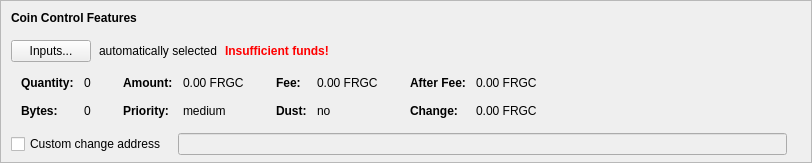
    <widget class="QFrame" name="frameCoinControl">
     <property name="sizePolicy">
      <sizepolicy hsizetype="Expanding" vsizetype="Expanding">
       <horstretch>0</horstretch>
       <verstretch>0</verstretch>
      </sizepolicy>
     </property>
     <property name="maximumSize">
      <size>
       <width>16777215</width>
       <height>16777215</height>
      </size>
     </property>
     <property name="frameShape">
      <enum>QFrame::StyledPanel</enum>
     </property>
     <property name="frameShadow">
      <enum>QFrame::Sunken</enum>
     </property>
     <layout class="QVBoxLayout" name="verticalLayoutCoinControl2">
      <property name="spacing">
       <number>0</number>
      </property>
      <property name="leftMargin">
       <number>0</number>
      </property>
      <property name="topMargin">
       <number>0</number>
      </property>
      <property name="rightMargin">
       <number>0</number>
      </property>
      <property name="bottomMargin">
       <number>6</number>
      </property>
      <item>
       <layout class="QVBoxLayout" name="verticalLayoutCoinControl" stretch="0,0,0,0,1">
        <property name="spacing">
         <number>0</number>
        </property>
        <property name="leftMargin">
         <number>10</number>
        </property>
        <property name="topMargin">
         <number>10</number>
        </property>
        <item>
         <layout class="QHBoxLayout" name="horizontalLayoutCoinControl1">
          <property name="bottomMargin">
           <number>15</number>
          </property>
          <item>
           <widget class="QLabel" name="labelCoinControlFeatures">
            <property name="sizePolicy">
             <sizepolicy hsizetype="Preferred" vsizetype="Maximum">
              <horstretch>0</horstretch>
              <verstretch>0</verstretch>
             </sizepolicy>
            </property>
            <property name="font">
             <font>
              <weight>75</weight>
              <bold>true</bold>
             </font>
            </property>
            <property name="styleSheet">
             <string notr="true">font-weight:bold;</string>
            </property>
            <property name="text">
             <string>Coin Control Features</string>
            </property>
           </widget>
          </item>
         </layout>
        </item>
        <item>
         <layout class="QHBoxLayout" name="horizontalLayoutCoinControl2" stretch="0,0,0,0">
          <property name="spacing">
           <number>8</number>
          </property>
          <property name="bottomMargin">
           <number>10</number>
          </property>
          <item>
           <widget class="QPushButton" name="pushButtonCoinControl">
            <property name="styleSheet">
             <string notr="true"/>
            </property>
            <property name="text">
             <string>Inputs...</string>
            </property>
            <property name="autoDefault">
             <bool>false</bool>
            </property>
           </widget>
          </item>
          <item>
           <widget class="QLabel" name="labelCoinControlAutomaticallySelected">
            <property name="text">
             <string>automatically selected</string>
            </property>
            <property name="margin">
             <number>5</number>
            </property>
           </widget>
          </item>
          <item>
           <widget class="QLabel" name="labelCoinControlInsuffFunds">
            <property name="font">
             <font>
              <weight>75</weight>
              <bold>true</bold>
             </font>
            </property>
            <property name="styleSheet">
             <string notr="true">color:red;font-weight:bold;</string>
            </property>
            <property name="text">
             <string>Insufficient funds!</string>
            </property>
            <property name="margin">
             <number>5</number>
            </property>
           </widget>
          </item>
          <item>
           <spacer name="horizontalSpacerCoinControl">
            <property name="orientation">
             <enum>Qt::Horizontal</enum>
            </property>
            <property name="sizeHint" stdset="0">
             <size>
              <width>40</width>
              <height>1</height>
             </size>
            </property>
           </spacer>
          </item>
         </layout>
        </item>
        <item>
         <widget class="QWidget" name="widgetCoinControl" native="true">
          <property name="sizePolicy">
           <sizepolicy hsizetype="Preferred" vsizetype="Preferred">
            <horstretch>0</horstretch>
            <verstretch>0</verstretch>
           </sizepolicy>
          </property>
          <property name="minimumSize">
           <size>
            <width>0</width>
            <height>0</height>
           </size>
          </property>
          <property name="styleSheet">
           <string notr="true"/>
          </property>
          <layout class="QHBoxLayout" name="horizontalLayoutCoinControl5">
           <property name="leftMargin">
            <number>0</number>
           </property>
           <property name="topMargin">
            <number>0</number>
           </property>
           <property name="rightMargin">
            <number>0</number>
           </property>
           <property name="bottomMargin">
            <number>0</number>
           </property>
           <item>
            <layout class="QHBoxLayout" name="horizontalLayoutCoinControl3" stretch="0,0,0,1">
             <property name="spacing">
              <number>20</number>
             </property>
             <property name="topMargin">
              <number>0</number>
             </property>
             <property name="bottomMargin">
              <number>10</number>
             </property>
             <item>
              <layout class="QFormLayout" name="formLayoutCoinControl1">
               <property name="horizontalSpacing">
                <number>10</number>
               </property>
               <property name="verticalSpacing">
                <number>14</number>
               </property>
               <property name="leftMargin">
                <number>10</number>
               </property>
               <property name="topMargin">
                <number>4</number>
               </property>
               <property name="rightMargin">
                <number>6</number>
               </property>
               <item row="0" column="0">
                <widget class="QLabel" name="labelCoinControlQuantityText">
                 <property name="font">
                  <font>
                   <weight>75</weight>
                   <bold>true</bold>
                  </font>
                 </property>
                 <property name="text">
                  <string>Quantity:</string>
                 </property>
                 <property name="margin">
                  <number>0</number>
                 </property>
                </widget>
               </item>
               <item row="0" column="1">
                <widget class="QLabel" name="labelCoinControlQuantity">
                 <property name="cursor">
                  <cursorShape>IBeamCursor</cursorShape>
                 </property>
                 <property name="contextMenuPolicy">
                  <enum>Qt::ActionsContextMenu</enum>
                 </property>
                 <property name="text">
                  <string notr="true">0</string>
                 </property>
                 <property name="margin">
                  <number>0</number>
                 </property>
                 <property name="textInteractionFlags">
                  <set>Qt::LinksAccessibleByMouse|Qt::TextSelectableByKeyboard|Qt::TextSelectableByMouse</set>
                 </property>
                </widget>
               </item>
               <item row="1" column="0">
                <widget class="QLabel" name="labelCoinControlBytesText">
                 <property name="font">
                  <font>
                   <weight>75</weight>
                   <bold>true</bold>
                  </font>
                 </property>
                 <property name="text">
                  <string>Bytes:</string>
                 </property>
                </widget>
               </item>
               <item row="1" column="1">
                <widget class="QLabel" name="labelCoinControlBytes">
                 <property name="cursor">
                  <cursorShape>IBeamCursor</cursorShape>
                 </property>
                 <property name="contextMenuPolicy">
                  <enum>Qt::ActionsContextMenu</enum>
                 </property>
                 <property name="text">
                  <string notr="true">0</string>
                 </property>
                 <property name="textInteractionFlags">
                  <set>Qt::LinksAccessibleByMouse|Qt::TextSelectableByKeyboard|Qt::TextSelectableByMouse</set>
                 </property>
                </widget>
               </item>
              </layout>
             </item>
             <item>
              <layout class="QFormLayout" name="formLayoutCoinControl2">
               <property name="horizontalSpacing">
                <number>10</number>
               </property>
               <property name="verticalSpacing">
                <number>14</number>
               </property>
               <property name="leftMargin">
                <number>6</number>
               </property>
               <property name="topMargin">
                <number>4</number>
               </property>
               <property name="rightMargin">
                <number>6</number>
               </property>
               <item row="0" column="0">
                <widget class="QLabel" name="labelCoinControlAmountText">
                 <property name="font">
                  <font>
                   <weight>75</weight>
                   <bold>true</bold>
                  </font>
                 </property>
                 <property name="text">
                  <string>Amount:</string>
                 </property>
                 <property name="margin">
                  <number>0</number>
                 </property>
                </widget>
               </item>
               <item row="0" column="1">
                <widget class="QLabel" name="labelCoinControlAmount">
                 <property name="cursor">
                  <cursorShape>IBeamCursor</cursorShape>
                 </property>
                 <property name="contextMenuPolicy">
                  <enum>Qt::ActionsContextMenu</enum>
                 </property>
                 <property name="text">
                  <string notr="true">0.00 FRGC</string>
                 </property>
                 <property name="textInteractionFlags">
                  <set>Qt::LinksAccessibleByMouse|Qt::TextSelectableByKeyboard|Qt::TextSelectableByMouse</set>
                 </property>
                </widget>
               </item>
               <item row="1" column="0">
                <widget class="QLabel" name="labelCoinControlPriorityText">
                 <property name="font">
                  <font>
                   <weight>75</weight>
                   <bold>true</bold>
                  </font>
                 </property>
                 <property name="text">
                  <string>Priority:</string>
                 </property>
                </widget>
               </item>
               <item row="1" column="1">
                <widget class="QLabel" name="labelCoinControlPriority">
                 <property name="cursor">
                  <cursorShape>IBeamCursor</cursorShape>
                 </property>
                 <property name="contextMenuPolicy">
                  <enum>Qt::ActionsContextMenu</enum>
                 </property>
                 <property name="text">
                  <string notr="true">medium</string>
                 </property>
                 <property name="textInteractionFlags">
                  <set>Qt::LinksAccessibleByMouse|Qt::TextSelectableByKeyboard|Qt::TextSelectableByMouse</set>
                 </property>
                </widget>
               </item>
              </layout>
             </item>
             <item>
              <layout class="QFormLayout" name="formLayoutCoinControl3">
               <property name="horizontalSpacing">
                <number>10</number>
               </property>
               <property name="verticalSpacing">
                <number>14</number>
               </property>
               <property name="leftMargin">
                <number>6</number>
               </property>
               <property name="topMargin">
                <number>4</number>
               </property>
               <property name="rightMargin">
                <number>6</number>
               </property>
               <item row="0" column="0">
                <widget class="QLabel" name="labelCoinControlFeeText">
                 <property name="font">
                  <font>
                   <weight>75</weight>
                   <bold>true</bold>
                  </font>
                 </property>
                 <property name="text">
                  <string>Fee:</string>
                 </property>
                 <property name="margin">
                  <number>0</number>
                 </property>
                </widget>
               </item>
               <item row="0" column="1">
                <widget class="QLabel" name="labelCoinControlFee">
                 <property name="cursor">
                  <cursorShape>IBeamCursor</cursorShape>
                 </property>
                 <property name="contextMenuPolicy">
                  <enum>Qt::ActionsContextMenu</enum>
                 </property>
                 <property name="text">
                  <string notr="true">0.00 FRGC</string>
                 </property>
                 <property name="textInteractionFlags">
                  <set>Qt::LinksAccessibleByMouse|Qt::TextSelectableByKeyboard|Qt::TextSelectableByMouse</set>
                 </property>
                </widget>
               </item>
               <item row="1" column="0">
                <widget class="QLabel" name="labelCoinControlLowOutputText">
                 <property name="font">
                  <font>
                   <weight>75</weight>
                   <bold>true</bold>
                  </font>
                 </property>
                 <property name="text">
                  <string>Dust:</string>
                 </property>
                </widget>
               </item>
               <item row="1" column="1">
                <widget class="QLabel" name="labelCoinControlLowOutput">
                 <property name="cursor">
                  <cursorShape>IBeamCursor</cursorShape>
                 </property>
                 <property name="contextMenuPolicy">
                  <enum>Qt::ActionsContextMenu</enum>
                 </property>
                 <property name="text">
                  <string notr="true">no</string>
                 </property>
                 <property name="textInteractionFlags">
                  <set>Qt::LinksAccessibleByMouse|Qt::TextSelectableByKeyboard|Qt::TextSelectableByMouse</set>
                 </property>
                </widget>
               </item>
              </layout>
             </item>
             <item>
              <layout class="QFormLayout" name="formLayoutCoinControl4">
               <property name="horizontalSpacing">
                <number>10</number>
               </property>
               <property name="verticalSpacing">
                <number>14</number>
               </property>
               <property name="leftMargin">
                <number>6</number>
               </property>
               <property name="topMargin">
                <number>4</number>
               </property>
               <property name="rightMargin">
                <number>6</number>
               </property>
               <item row="0" column="0">
                <widget class="QLabel" name="labelCoinControlAfterFeeText">
                 <property name="font">
                  <font>
                   <weight>75</weight>
                   <bold>true</bold>
                  </font>
                 </property>
                 <property name="text">
                  <string>After Fee:</string>
                 </property>
                 <property name="margin">
                  <number>0</number>
                 </property>
                </widget>
               </item>
               <item row="0" column="1">
                <widget class="QLabel" name="labelCoinControlAfterFee">
                 <property name="cursor">
                  <cursorShape>IBeamCursor</cursorShape>
                 </property>
                 <property name="contextMenuPolicy">
                  <enum>Qt::ActionsContextMenu</enum>
                 </property>
                 <property name="text">
                  <string notr="true">0.00 FRGC</string>
                 </property>
                 <property name="textInteractionFlags">
                  <set>Qt::LinksAccessibleByMouse|Qt::TextSelectableByKeyboard|Qt::TextSelectableByMouse</set>
                 </property>
                </widget>
               </item>
               <item row="1" column="0">
                <widget class="QLabel" name="labelCoinControlChangeText">
                 <property name="font">
                  <font>
                   <weight>75</weight>
                   <bold>true</bold>
                  </font>
                 </property>
                 <property name="text">
                  <string>Change:</string>
                 </property>
                </widget>
               </item>
               <item row="1" column="1">
                <widget class="QLabel" name="labelCoinControlChange">
                 <property name="cursor">
                  <cursorShape>IBeamCursor</cursorShape>
                 </property>
                 <property name="contextMenuPolicy">
                  <enum>Qt::ActionsContextMenu</enum>
                 </property>
                 <property name="text">
                  <string notr="true">0.00 FRGC</string>
                 </property>
                 <property name="textInteractionFlags">
                  <set>Qt::LinksAccessibleByMouse|Qt::TextSelectableByKeyboard|Qt::TextSelectableByMouse</set>
                 </property>
                </widget>
               </item>
              </layout>
             </item>
            </layout>
           </item>
          </layout>
         </widget>
        </item>
        <item>
         <layout class="QHBoxLayout" name="horizontalLayoutCoinControl4" stretch="0,0,0">
          <property name="spacing">
           <number>12</number>
          </property>
          <property name="sizeConstraint">
           <enum>QLayout::SetDefaultConstraint</enum>
          </property>
          <property name="topMargin">
           <number>5</number>
          </property>
          <property name="rightMargin">
           <number>5</number>
          </property>
          <item>
           <widget class="QCheckBox" name="checkBoxCoinControlChange">
            <property name="toolTip">
             <string>If this is activated, but the change address is empty or invalid, change will be sent to a newly generated address.</string>
            </property>
            <property name="text">
             <string>Custom change address</string>
            </property>
           </widget>
          </item>
          <item>
           <widget class="QValidatedLineEdit" name="lineEditCoinControlChange">
            <property name="enabled">
             <bool>false</bool>
            </property>
            <property name="sizePolicy">
             <sizepolicy hsizetype="Expanding" vsizetype="Fixed">
              <horstretch>0</horstretch>
              <verstretch>0</verstretch>
             </sizepolicy>
            </property>
           </widget>
          </item>
          <item>
           <widget class="QLabel" name="labelCoinControlChangeLabel">
            <property name="sizePolicy">
             <sizepolicy hsizetype="Preferred" vsizetype="Expanding">
              <horstretch>0</horstretch>
              <verstretch>0</verstretch>
             </sizepolicy>
            </property>
            <property name="minimumSize">
             <size>
              <width>0</width>
              <height>0</height>
             </size>
            </property>
            <property name="text">
             <string/>
            </property>
            <property name="margin">
             <number>3</number>
            </property>
           </widget>
          </item>
         </layout>
        </item>
        <item>
         <spacer name="verticalSpacerCoinControl">
          <property name="orientation">
           <enum>Qt::Vertical</enum>
          </property>
          <property name="sizeHint" stdset="0">
           <size>
            <width>800</width>
            <height>1</height>
           </size>
          </property>
         </spacer>
        </item>
       </layout>
      </item>
     </layout>
    </widget>
